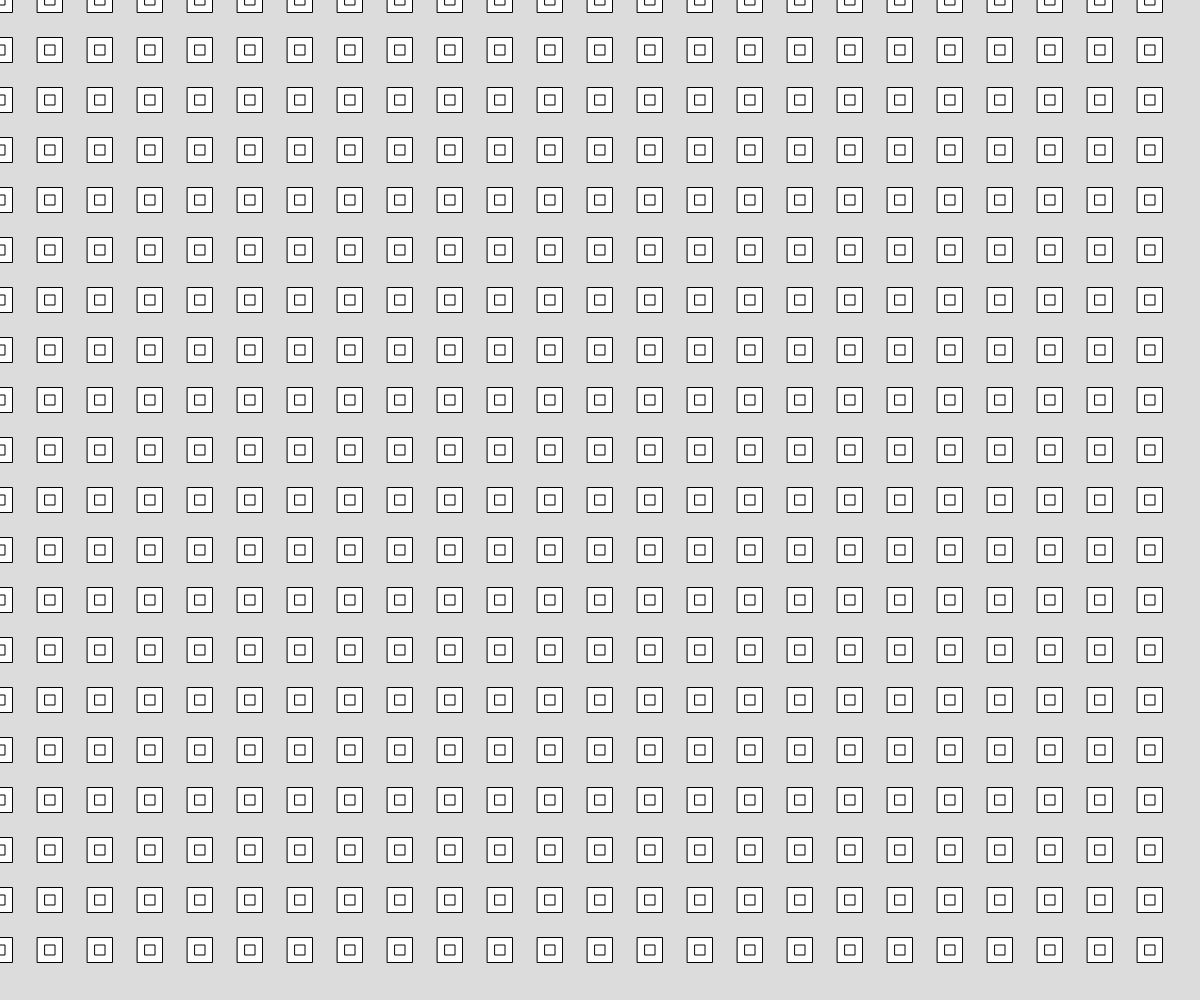
Frame 1 (no input)
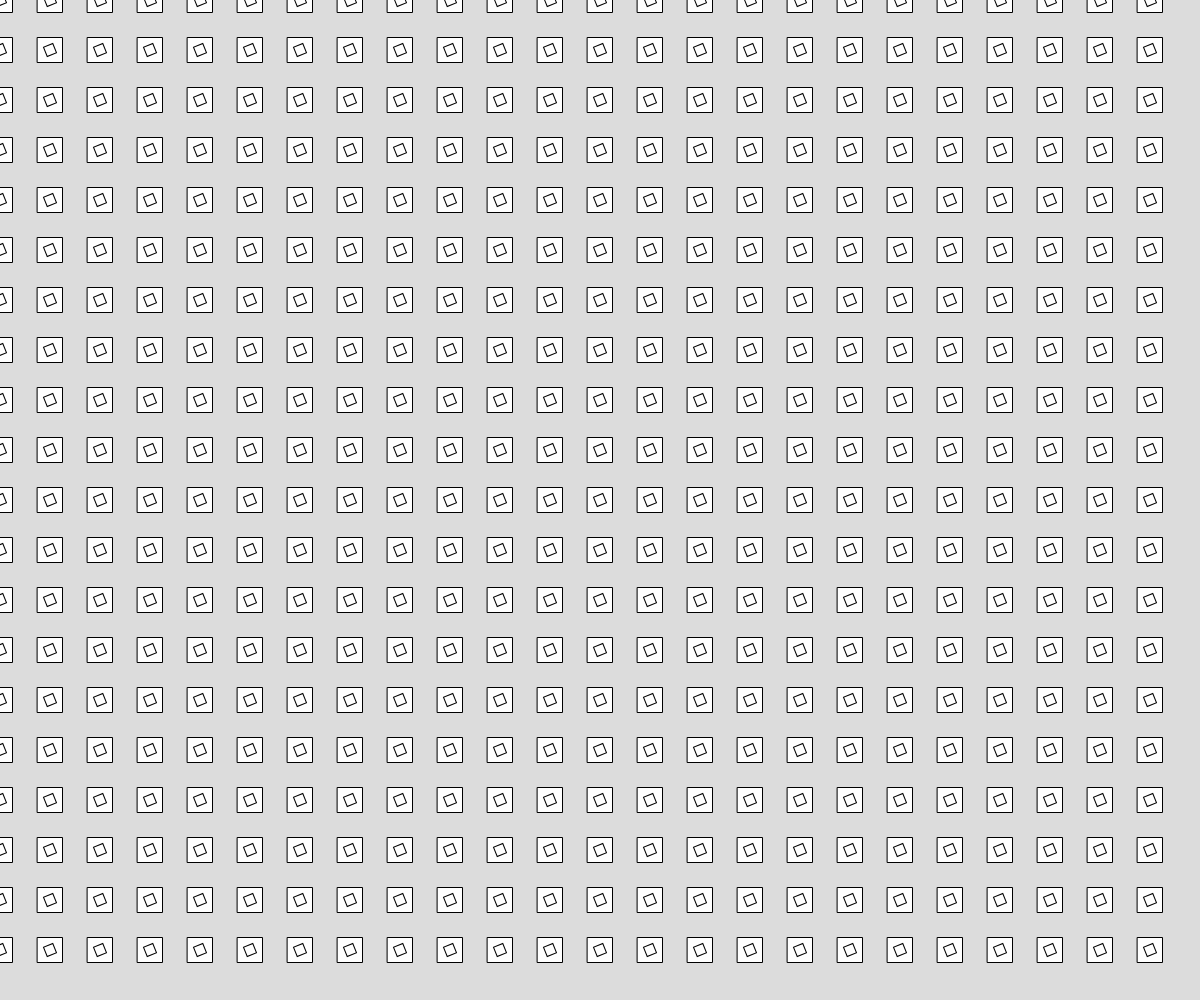
Frame 60 (no input)
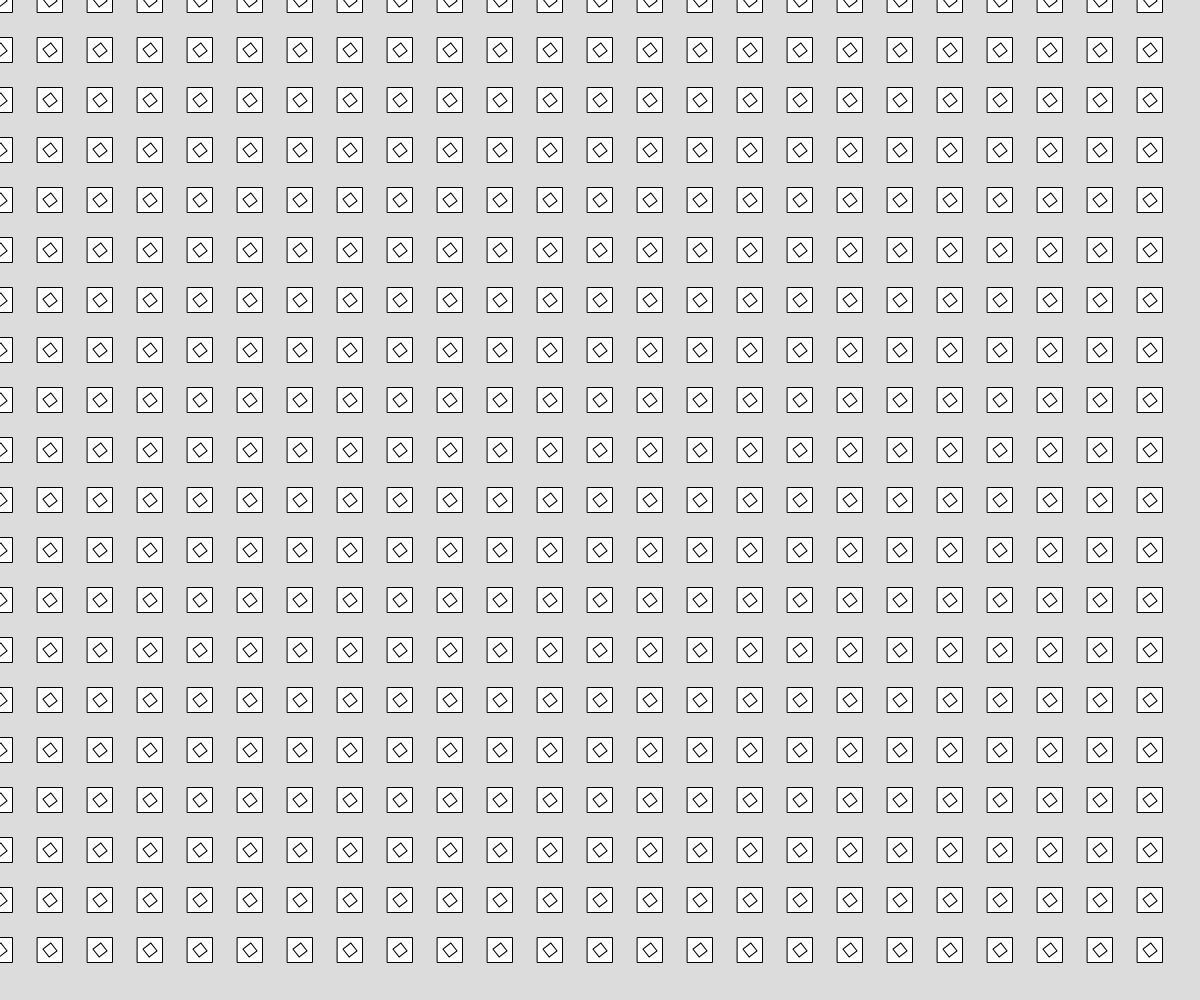
Frame 120 (the mouse pressed at the canvas centre since frame 60)

The p5.js sketch that drew these frames (run headless with seeded random() and noise() and a simulated clock; from frame 60 on, the mouse is pressed at the canvas centre):

// p5.js sketch
// ── sketch.js
let rotme = 0.0;

function setup() {
    createCanvas(windowWidth, windowHeight);
}

function draw() {
    background(220);

    for (let x = 0; x < width; x += 50) {
        for (let y = 0; y < height; y += 50) {
            push();
            translate(x, y);
            neato();
            pop();
        }
    }
    rotme += .1;
}


function neato() {

    rectMode(CENTER);
    rect(0, 0, 25, 25);

    rotate(rotme);
    rect(0, 0, 10, 10);
}
